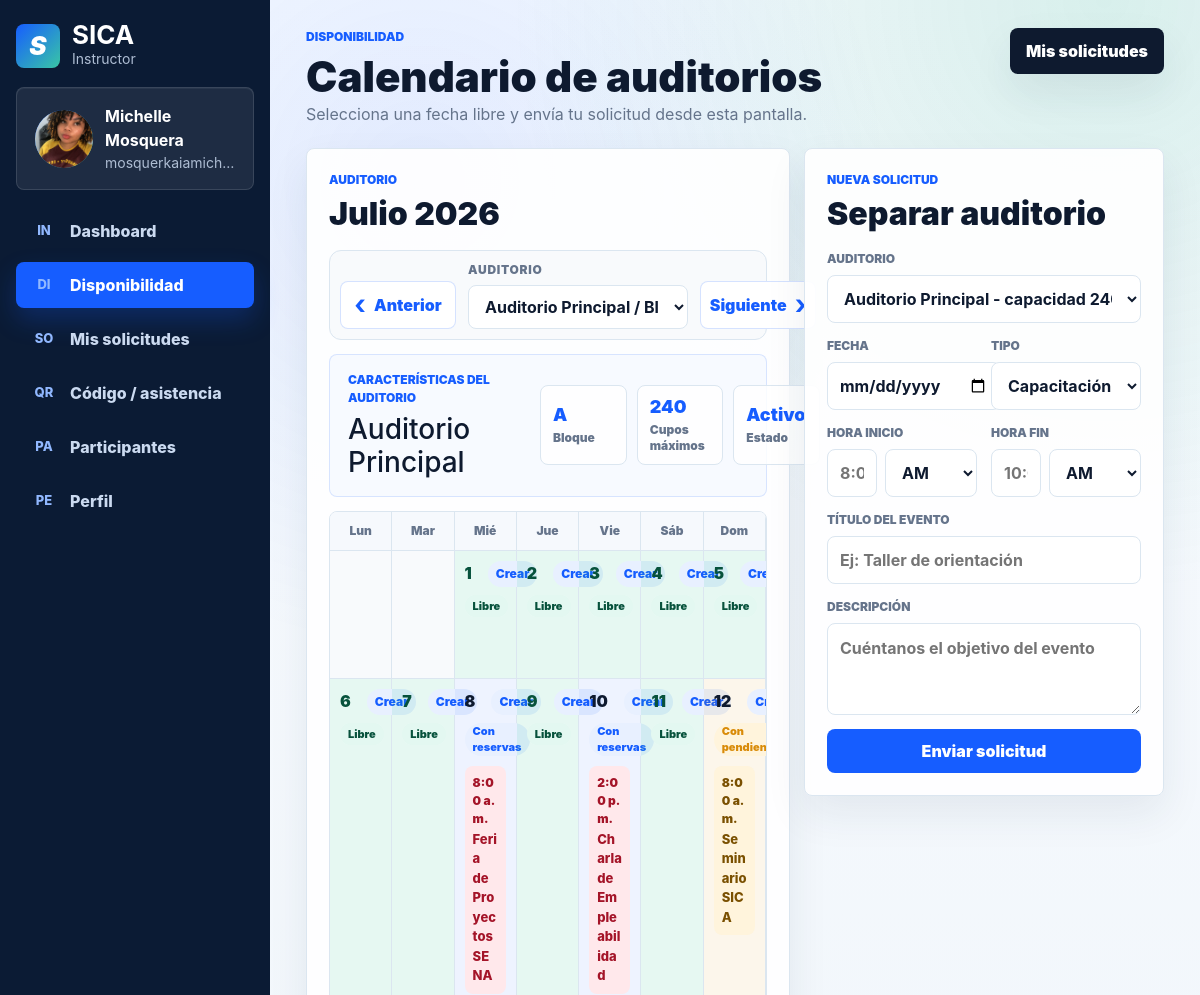
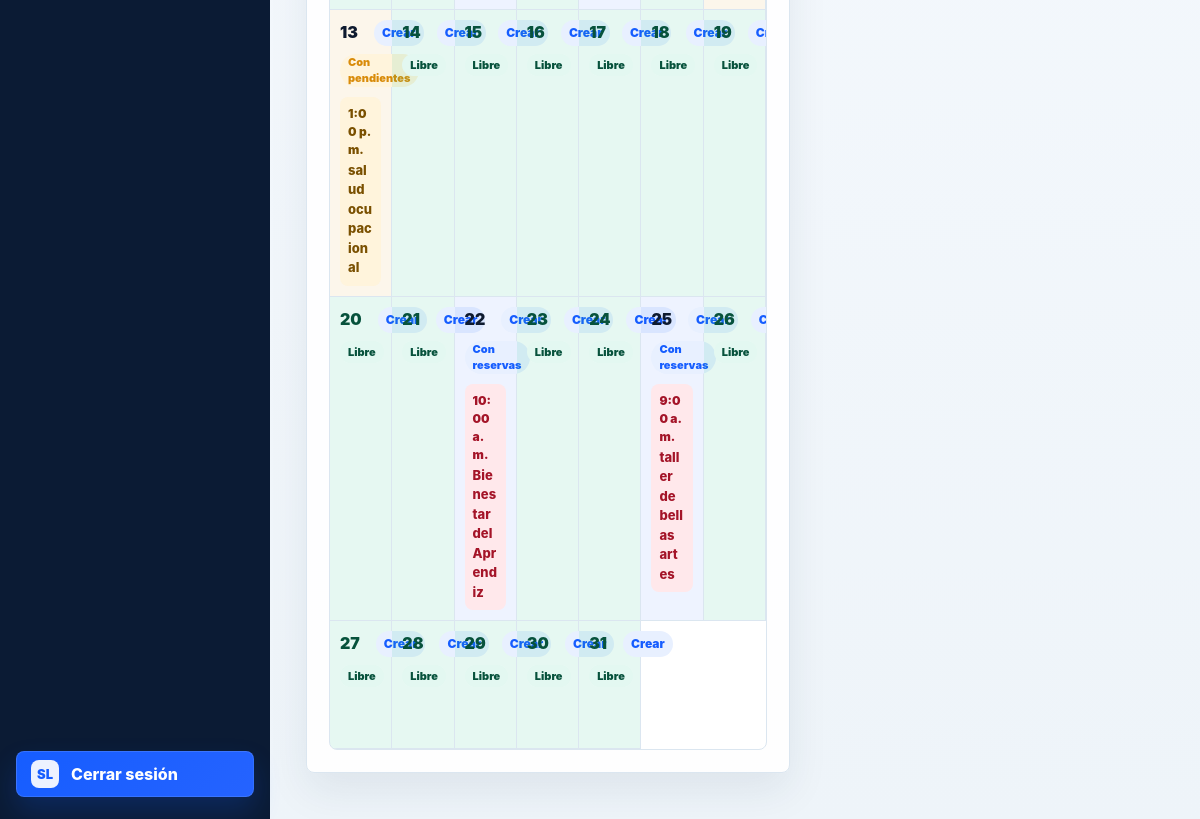
Screenshot of /instructor/disponibilidad.php (signed in) with the database file from the repository (2 pictures, top to bottom).
### tables this page shows
CREATE TABLE `auditorio` (
  `id_auditorio` int(11) NOT NULL,
  `nombre_auditorio` varchar(80) NOT NULL,
  `bloque` varchar(10) NOT NULL,
  `capacidad` int(11) NOT NULL,
  `cantidad_computadores` int(11) DEFAULT NULL,
  `tiene_aire_acondicionado` tinyint(1) DEFAULT NULL,
  `tiene_ventilador` tinyint(1) DEFAULT NULL,
  `tiene_tablero` tinyint(1) DEFAULT NULL,
  `tiene_televisor` tinyint(1) DEFAULT NULL,
  `id_estado` int(11) DEFAULT NULL
);

CREATE TABLE `estado` (
  `id_estado` int(11) NOT NULL,
  `nombre_estado` varchar(20) NOT NULL
);

CREATE TABLE `evento` (
  `id_evento` int(11) NOT NULL,
  `nombre_evento` varchar(100) NOT NULL,
  `descripcion` varchar(150) DEFAULT NULL,
  `fecha_evento` date NOT NULL,
  `hora_inicio` time NOT NULL,
  `hora_fin` time NOT NULL,
  `codigo_evento` varchar(20) NOT NULL,
  `id_auditorio` int(11) NOT NULL,
  `id_tipo_evento` int(11) NOT NULL,
  `id_solicitante` bigint(20) DEFAULT NULL,
  `id_coordinador` bigint(20) DEFAULT NULL,
  `observacion` varchar(255) DEFAULT NULL,
  `fecha_aprobacion` date DEFAULT NULL,
  `id_estado` int(11) DEFAULT NULL
);

### includes/paths.php (called while the page is built, shortened)
<?php
function app_base_path(): string
{
    static $basePath = null;
    if ($basePath !== null) {
        return $basePath;
    }
    $scriptName = str_replace('\\', '/', $_SERVER['SCRIPT_NAME'] ?? '');
    $segments = array_values(array_filter(explode('/', trim($scriptName, '/')), 'strlen'));
    $firstSegment = $segments[0] ?? '';
    $rootEntries = [
        'admin',
        'aprendiz',
        'coordinador',
        'css',
        'img',
        'includes',
        'instructor',
        'js',
        'login',
        'index.php',
    ];
    $basePath = ($firstSegment !== '' && !in_array($firstSegment, $rootEntries, true))
        ? '/' . $firstSegment
        : '';
    return $basePath;
}
function app_url(string $path): string
{
    return app_base_path() . '/' . ltrim($path, '/');
}

### instructor/disponibilidad.php (the view, shortened to what this page needs)
<?php
require_once __DIR__ . '/../config/conexion.php';
require_once __DIR__ . '/../includes/instructor_panel.php';
$auditorios = instructor_rows($pdo, "SELECT a.*, e.nombre_estado AS estado FROM auditorio a INNER JOIN estado e ON e.id_estado = a.id_estado WHERE e.nombre_estado = 'Activo' ORDER BY a.nombre_auditorio");
$tipos = instructor_rows($pdo, 'SELECT * FROM tipo_evento ORDER BY nombre_tipo');
$auditorioRaw = trim((string)($_GET['auditorio'] ?? ''));
$selectedAuditorio = $auditorioRaw !== '' && ctype_digit($auditorioRaw) ? (int)$auditorioRaw : (int)($auditorios[0]['id_auditorio'] ?? 0);
$selectedAuditorioData = null;
foreach ($auditorios as $auditorio) {
    if ((int)$auditorio['id_auditorio'] === $selectedAuditorio) {
        $selectedAuditorioData = $auditorio;
        break;
    }
}
$monthRaw = (string)($_GET['mes'] ?? '');
$month = preg_match('/^\d{4}-\d{2}$/', $monthRaw) && checkdate((int)substr($monthRaw, 5, 2), 1, (int)substr($monthRaw, 0, 4))
    ? $monthRaw
    : date('Y-m');
$prefillRaw = (string)($_GET['fecha'] ?? '');
$prefillDate = preg_match('/^\d{4}-\d{2}-\d{2}$/', $prefillRaw)
    && checkdate((int)substr($prefillRaw, 5, 2), (int)substr($prefillRaw, 8, 2), (int)substr($prefillRaw, 0, 4))
    ? $prefillRaw
    : '';
$monthLabels = [1 => 'Enero', 2 => 'Febrero', 3 => 'Marzo', 4 => 'Abril', 5 => 'Mayo', 6 => 'Junio', 7 => 'Julio', 8 => 'Agosto', 9 => 'Septiembre', 10 => 'Octubre', 11 => 'Noviembre', 12 => 'Diciembre'];
$start = new DateTimeImmutable($month . '-01');
$prevMonth = $start->modify('-1 month')->format('Y-m');
$nextMonth = $start->modify('+1 month')->format('Y-m');
$daysInMonth = (int)$start->format('t');
$firstWeekday = (int)$start->format('N');
$events = instructor_rows(
    $pdo,
    instructor_event_query() . " WHERE e.id_auditorio = :auditorio AND DATE_FORMAT(e.fecha_evento, \"%Y-%m\") = :mes AND es.nombre_estado IN ('Activo', 'Pendiente') ORDER BY e.fecha_evento, e.hora_inicio",
    [':auditorio' => $selectedAuditorio, ':mes' => $month]
);
$eventsByDay = [];
foreach ($events as $event) {
    $eventsByDay[(string)$event['fecha_evento']][] = $event;
}
?>
<?php include_once __DIR__ . '/../includes/header.php'; ?>
<header class="instructor-topbar">
    <div>
        <p class="eyebrow">Disponibilidad</p>
        <h1>Calendario de auditorios</h1>
        <span>Selecciona una fecha libre y envía tu solicitud desde esta pantalla.</span>
    </div>
    <div class="topbar-actions">
        <a class="top-action" href="<?= instructor_h(app_url('instructor/mis_solicitudes.php')) ?>">Mis solicitudes</a>
    </div>
</header>
<section class="calendar-layout">
    <article class="panel">
        <div class="panel-head">
            <div>
                <p class="eyebrow">Auditorio</p>
                <h2><?= instructor_h($monthLabels[(int)$start->format('n')] . ' ' . $start->format('Y')) ?></h2>
            </div>
        </div>
        <form class="calendar-toolbar calendar-month-nav" method="get">
            <a class="calendar-nav-btn" aria-label="Mes anterior" title="Mes anterior" href="<?= instructor_h(app_url('instructor/disponibilidad.php?auditorio=' . $selectedAuditorio . '&mes=' . $prevMonth)) ?>"><span aria-hidden="true">&#8249;</span><b>Anterior</b></a>
            <label class="calendar-auditorium-select"><span>Auditorio</span><select name="auditorio" onchange="this.form.submit()">
                <?php foreach ($auditorios as $auditorio): ?>
                    <option value="<?= instructor_h($auditorio['id_auditorio']) ?>" <?= (int)$auditorio['id_auditorio'] === $selectedAuditorio ? 'selected' : '' ?>>
                        <?= instructor_h($auditorio['nombre_auditorio']) ?> / Bloque <?= instructor_h($auditorio['bloque']) ?>
                    </option>
                <?php endforeach; ?>
            </select></label>
            <a class="calendar-nav-btn" aria-label="Mes siguiente" title="Mes siguiente" href="<?= instructor_h(app_url('instructor/disponibilidad.php?auditorio=' . $selectedAuditorio . '&mes=' . $nextMonth)) ?>"><b>Siguiente</b><span aria-hidden="true">&#8250;</span></a>
        </form>
        <?php if ($selectedAuditorioData): ?>
            <article class="auditorium-feature-card" aria-label="Características del auditorio seleccionado">
                <div>
                    <p class="eyebrow">Características del auditorio</p>
                    <h3><?= instructor_h($selectedAuditorioData['nombre_auditorio']) ?></h3>
                </div>
                <div class="auditorium-feature-grid">
                    <span><strong><?= instructor_h($selectedAuditorioData['bloque']) ?></strong> Bloque</span>
                    <span><strong><?= instructor_h($selectedAuditorioData['capacidad']) ?></strong> Cupos máximos</span>
                    <span><strong><?= instructor_h($selectedAuditorioData['estado']) ?></strong> Estado</span>
                </div>
            </article>
        <?php endif; ?>
        <div class="calendar-grid">
            <?php foreach (['Lun','Mar','Mié','Jue','Vie','Sáb','Dom'] as $day): ?><div class="calendar-day-name"><?= instructor_h($day) ?></div><?php endforeach; ?>
            <?php for ($i = 1; $i < $firstWeekday; $i++): ?><div class="calendar-cell muted"></div><?php endfor; ?>
            <?php for ($day = 1; $day <= $daysInMonth; $day++): ?>
                <?php $date = $start->setDate((int)$start->format('Y'), (int)$start->format('m'), $day)->format('Y-m-d'); ?>
                <?php $events = $eventsByDay[$date] ?? [];
                      $hasActive = false;
                      foreach ($events as $ev) {
                          $estadoEvento = trim((string)$ev['estado']);
                          if ($estadoEvento === 'Activo') {
                              $hasActive = true;
                          }
                      }
                      $dayStatusClass = empty($events) ? ' available' : ($hasActive ? ' has-active' : ' has-pending');
                      $dayStatusText = empty($events) ? 'Libre' : ($hasActive ? 'Con reservas' : 'Con pendientes');
                ?>
                <div class="calendar-cell<?= instructor_h($dayStatusClass) ?>">
                    <div class="calendar-date">
                        <span><?= instructor_h($day) ?></span>
                        <a class="calendar-request-link" href="<?= instructor_h(app_url('instructor/disponibilidad.php?auditorio=' . $selectedAuditorio . '&mes=' . $month . '&fecha=' . $date)) ?>">Crear</a>
                    </div>
                    <small class="calendar-day-status"><?= instructor_h($dayStatusText) ?></small>
                    <?php foreach ($events as $event): ?>
                        <?php $class = (string)$event['estado'] === 'Pendiente' ? 'pending' : 'busy'; ?>
                        <span class="calendar-event <?= instructor_h($class) ?>" title="<?= instructor_h($event['nombre_evento']) ?>" aria-hidden="true">
                            <strong><?= instructor_h(instructor_hora12((string)$event['hora_inicio'])) ?></strong>
                            <?= instructor_h($event['nombre_evento']) ?>
                        </span>
                    <?php endforeach; ?>
                </div>
            <?php endfor; ?>
        </div>
    </article>
    <aside class="panel">
        <div class="panel-head">
            <div>
                <p class="eyebrow">Nueva solicitud</p>
                <h2>Separar auditorio</h2>
            </div>
        </div>
        <form class="form-grid" method="post" novalidate>
            <label class="wide"><span>Auditorio</span><select name="id_auditorio" required><?php foreach ($auditorios as $auditorio): ?><option value="<?= instructor_h($auditorio['id_auditorio']) ?>" <?= (int)$auditorio['id_auditorio'] === $selectedAuditorio ? 'selected' : '' ?>><?= instructor_h($auditorio['nombre_auditorio']) ?> - capacidad <?= instructor_h($auditorio['capacidad']) ?></option><?php endforeach; ?></select></label>
            <label><span>Fecha</span><input type="date" name="fecha_evento" min="<?= instructor_h(date('Y-m-d')) ?>" value="<?= instructor_h($prefillDate) ?>" required></label>
            <label><span>Tipo</span><select name="id_tipo_evento" required><?php foreach ($tipos as $tipo): ?><option value="<?= instructor_h($tipo['id_tipo_evento']) ?>"><?= instructor_h($tipo['nombre_tipo']) ?></option><?php endforeach; ?></select></label>
            <label><span>Hora inicio</span>
                <div class="field-row">
                    <input type="text" name="hora_inicio" placeholder="8:00" inputmode="numeric" title="Ingresa la hora en formato HH:MM, por ejemplo 8:00" required>
                    <select name="inicio_periodo" required>
                        <option value="AM">AM</option>
                    </select>
                </div>
            </label>
            <label><span>Hora fin</span>
                <div class="field-row">
                    <input type="text" name="hora_fin" placeholder="10:00" inputmode="numeric" title="Ingresa la hora en formato HH:MM, por ejemplo 10:00" required>
                    <select name="fin_periodo" required>
                        <option value="AM">AM</option>
                    </select>
                </div>
            </label>
            <label class="wide"><span>Título del evento</span><input type="text" name="nombre_evento" maxlength="100" required placeholder="Ej: Taller de orientación"></label>
            <label class="wide"><span>Descripción</span><textarea name="descripcion" maxlength="150" placeholder="Cuéntanos el objetivo del evento"></textarea></label>
            <button class="primary-btn wide" type="submit">Enviar solicitud</button>
        </form>
    </aside>
</section>
<?php include_once __DIR__ . '/../includes/footer.php'; ?>

### css/login.css (style rules this page uses)
:root { --login-blue: #2563ff; --login-blue-dark: #1d4ed8; --login-text: #182235; --login-muted: #7a879b; --login-line: #e6ebf3; --border-angle: 0deg; }
* { box-sizing: border-box; }
body { min-height: 100vh; margin: 0; color: var(--login-text); font-family: "Inter", "Segoe UI", Arial, sans-serif; background: linear-gradient(90deg, rgba(37, 99, 255, 0.08), rgba(255, 255, 255, 0) 18%), linear-gradient(180deg, #f9fbff 0%, #edf4ff 100%); }

### rows the page displays
auditorio: nombre_auditorio "Auditorio Principal", bloque "A", capacidad "240"
estado: nombre_estado "Activo"
evento: day "8", id_estado.nombre_estado "Con reservas", hora_inicio "8:00 a. m.", nombre_evento "Feria de Proyectos SENA"
evento: day "10", id_estado.nombre_estado "Con reservas", hora_inicio "2:00 p. m.", nombre_evento "Charla de Empleabilidad"
evento: hora_inicio "8:00 a. m.", nombre_evento "Seminario SICA"
evento: hora_inicio "1:00 p. m.", nombre_evento "salud ocupacional"
evento: day "22", id_estado.nombre_estado "Con reservas", hora_inicio "10:00 a. m.", nombre_evento "Bienestar del Aprendiz"
evento: day "25", id_estado.nombre_estado "Con reservas", hora_inicio "9:00 a. m.", nombre_evento "taller de bellas artes"

### other values shown
instructor_h($name) "Michelle Mosquera"
instructor_h($mail) "mosquerkaiamich…"
instructor_h($short) "IN"
instructor_h($label) "Dashboard"
instructor_h($short) "DI"
instructor_h($label) "Disponibilidad"
instructor_h($short) "SO"
instructor_h($label) "Mis solicitudes"
instructor_h($short) "QR"
instructor_h($label) "Código / asistencia"
instructor_h($short) "PA"
instructor_h($label) "Participantes"
instructor_h($short) "PE"
instructor_h($label) "Perfil"
instructor_h($day) "Lun"
